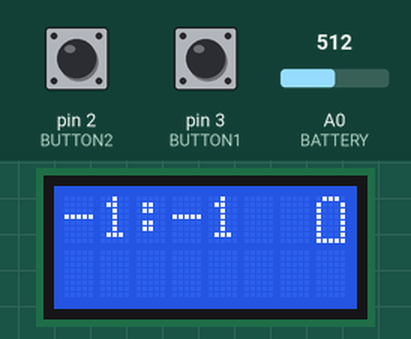
This sketch was run on a simulated Arduino Uno, built with avr-gcc and run on an emulated ATmega328P. Parts: 8×2 character LCD. Inputs (shaded band) come from the test bench; at power-on: pin 2 (BUTTON2) LOW, pin 3 (BUTTON1) LOW, A0 (BATTERY) = 512. EEPROM starts erased.

Above: at 1.2 s.
1.3 s: pin 2 (BUTTON2) pulled HIGH for 1 s
At 2.7 s:
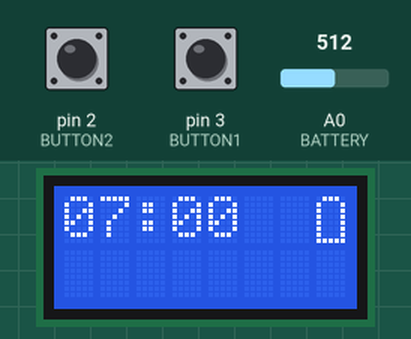
3.8 s: pin 3 (BUTTON1) pulled HIGH for 0.15 s
At 4.6 s:
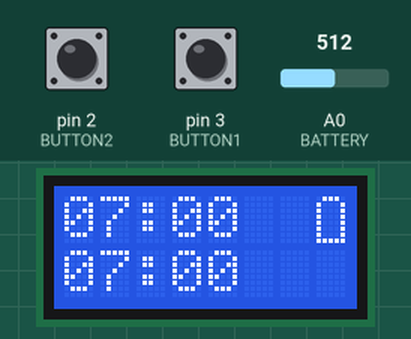
6.3 s: A0 (BATTERY) set to 718
8.3 s: A0 (BATTERY) set to 755
At 9.4 s:
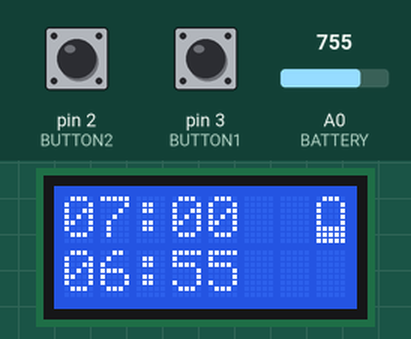
11.3 s: A0 (BATTERY) set to 900
At 12.1 s:
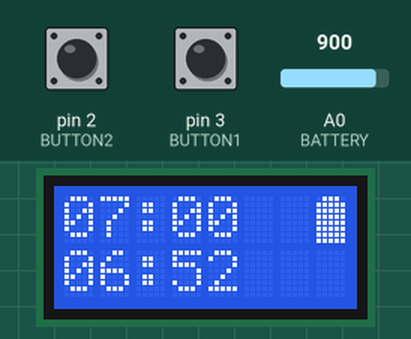
Timing chart, 0 to 14.3 s (numbered marks = the images above; inputs shaded):
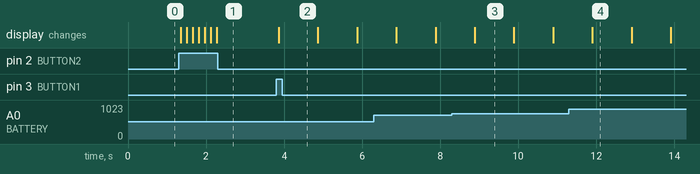

The sketch:

kitchen-timer.ino
```cpp
#include <LiquidCrystal.h>
#include <EEPROM.h>

enum pins {
	LCD_RS = 7,
	LCD_E = 8,
	LCD_DB4 = 9,
	LCD_DB5 = 10,
	LCD_DB6 = 11,
	LCD_DB7 = 12,
	BUTTON1 = 3,
	BUTTON2 = 2,
	BUZZER = 5,
	BATTERY = 0,
};

enum config {
	TONE_FREQ = 2110,
	BEEPS = 4,
	BEEP_DELAY = 100,
	BEEP_GROUPS = 3,
	BEEP_GROUP_DELAY = 1000,
};

enum constants {
	DEBOUNCE_MS = 50,
	MINUTES_ADDRESS = 0,
	SECONDS_ADDRESS = 0 + sizeof(int),
};

enum battery_icons {
	BAT_FULL_ICON,
	BAT_HIGH_ICON,
	BAT_LOW_ICON,
	BAT_EMPTY_ICON,
};

enum battery_icon_pos {
	BAT_ICON_COL = 7,
	BAT_ICON_ROW = 0,
};

/* Voltage * 100 to deal with int instead of float */
enum battery_voltage {
	BAT_FULL_VOLT = 380,
	BAT_HIGH_VOLT = 370,
	BAT_LOW_VOLT = 360,
	BAT_EMPTY_VOLT = 350,
};

byte bat_full[8] = {
	B01110,
	B11111,
	B11111,
	B11111,
	B11111,
	B11111,
	B11111,
	B11111,
};

byte bat_high[8] = {
	B01110,
	B10001,
	B10001,
	B11111,
	B11111,
	B11111,
	B11111,
	B11111,
};

byte bat_low[8] = {
	B01110,
	B10001,
	B10001,
	B10001,
	B10001,
	B11111,
	B11111,
	B11111,
};

byte bat_empty[8] = {
	B01110,
	B10001,
	B10001,
	B10001,
	B10001,
	B10001,
	B10001,
	B11111,
};

enum State {
	IDLE = 0,
	RUNNING,
} state;

void count_down(void);
void display_alarm_time(void);
void alarm(void);
void increase_alarm_time(void);
boolean button_press(uint8_t pin);
int battery_voltage(void);
void display_battery(void);

LiquidCrystal lcd(LCD_RS, LCD_E, LCD_DB4, LCD_DB5, LCD_DB6, LCD_DB7);
int alarm_minutes, alarm_seconds;
int minutes, seconds;
boolean first_press;
char time_string[6];

void setup() {
	pinMode(BUTTON1, INPUT);
	pinMode(BUTTON2, INPUT);

	lcd.begin(8, 2);
	lcd.createChar(BAT_FULL_ICON, bat_full);
	lcd.createChar(BAT_HIGH_ICON, bat_high);
	lcd.createChar(BAT_LOW_ICON, bat_low);
	lcd.createChar(BAT_EMPTY_ICON, bat_empty);
	lcd.clear();

	EEPROM.get(MINUTES_ADDRESS, alarm_minutes);
	EEPROM.get(SECONDS_ADDRESS, alarm_seconds);

	display_alarm_time();
	display_battery();

	first_press = true;

	state = IDLE;
}

void loop() {
	switch (state) {
	case IDLE:
		if (button_press(BUTTON1)) {
			EEPROM.put(MINUTES_ADDRESS, alarm_minutes);
			EEPROM.put(SECONDS_ADDRESS, alarm_seconds);

			minutes = alarm_minutes;
			seconds = alarm_seconds;

			state = RUNNING;
		} else if (button_press(BUTTON2)) {
			if (first_press) {
				alarm_minutes = 0;
				alarm_seconds = 0;
				first_press = false;
			}
			increase_alarm_time();
			lcd.clear();
			display_alarm_time();
			display_battery();
			delay(100);
		}
		break;
	case RUNNING:
		lcd.clear();
		display_alarm_time();
		display_battery();
		lcd.setCursor(0, 1);
		sprintf(time_string, "%02d:%02d", minutes, seconds);
		lcd.print(time_string);

		delay(1000);
		count_down();

		if (minutes <= 0 && seconds <= 0) {
			lcd.clear();
			display_alarm_time();
			display_battery();
			lcd.setCursor(0, 1);
			lcd.print("!!!!");
			alarm();

			state = IDLE;
		}
		break;
	default:
		lcd.clear();
		lcd.print("ERROR");
		break;
	}
}

void count_down(void) {
	seconds--;
	if (seconds < 0) {
		minutes--;
		seconds = 59;
	}
}

void display_alarm_time(void) {
	lcd.setCursor(0, 0);
	sprintf(time_string, "%02d:%02d", alarm_minutes, alarm_seconds);
	lcd.print(time_string);
}

void alarm(void) {
	for (uint8_t j = 0; j < BEEP_GROUPS; j++) {
		for (uint8_t i = 0; i < BEEPS; i++) {
			tone(BUZZER, TONE_FREQ);
			delay(BEEP_DELAY);
			noTone(BUZZER);
			delay(BEEP_DELAY);
		}
		delay(BEEP_GROUP_DELAY);
	}
}

void increase_alarm_time(void) {
	alarm_minutes++;
}

boolean button_press(uint8_t pin) {
	if (digitalRead(pin) == true) {
		delay(DEBOUNCE_MS);
		if (digitalRead(pin) == true) {
			return true;
		}
	}
	return false;
}

/* Return battery voltage * 100 (to deal with int instead of float) */
int battery_voltage(void) {
	float mult = (5.0 / 1023.0) * 100.0;
	float volt = (float) analogRead(BATTERY) * mult;
	return (int) volt;
}

void display_battery(void) {
	float voltage = battery_voltage();

	lcd.setCursor(BAT_ICON_COL, BAT_ICON_ROW);

	if (voltage >= BAT_FULL_VOLT) {
		lcd.write(byte(BAT_FULL_ICON));
	} else if (voltage >= BAT_HIGH_VOLT) {
		lcd.write(byte(BAT_HIGH_ICON));
	} else if (voltage >= BAT_LOW_VOLT) {
		lcd.write(byte(BAT_LOW_ICON));
	} else {
		lcd.write(byte(BAT_EMPTY_ICON));
	}
}
```

Measured:
- the behaviour switches between 736 and 737 on A0 (BATTERY) (found by bisection; images 2 and 3)
- after the input at 1.3 s, the display: first changes after 0.05 s (image 1 shows a later state)
- after the input at 3.8 s, the display: changes after 0.06 s (image 2)
- after the input at 8.3 s, the display: changes after 0.59 s (image 3)
- after the input at 11.3 s, the display: changes after 0.60 s (image 4)
- what the display in image 3 shows lasts 1.0 s, from 8.9 s to 9.9 s
